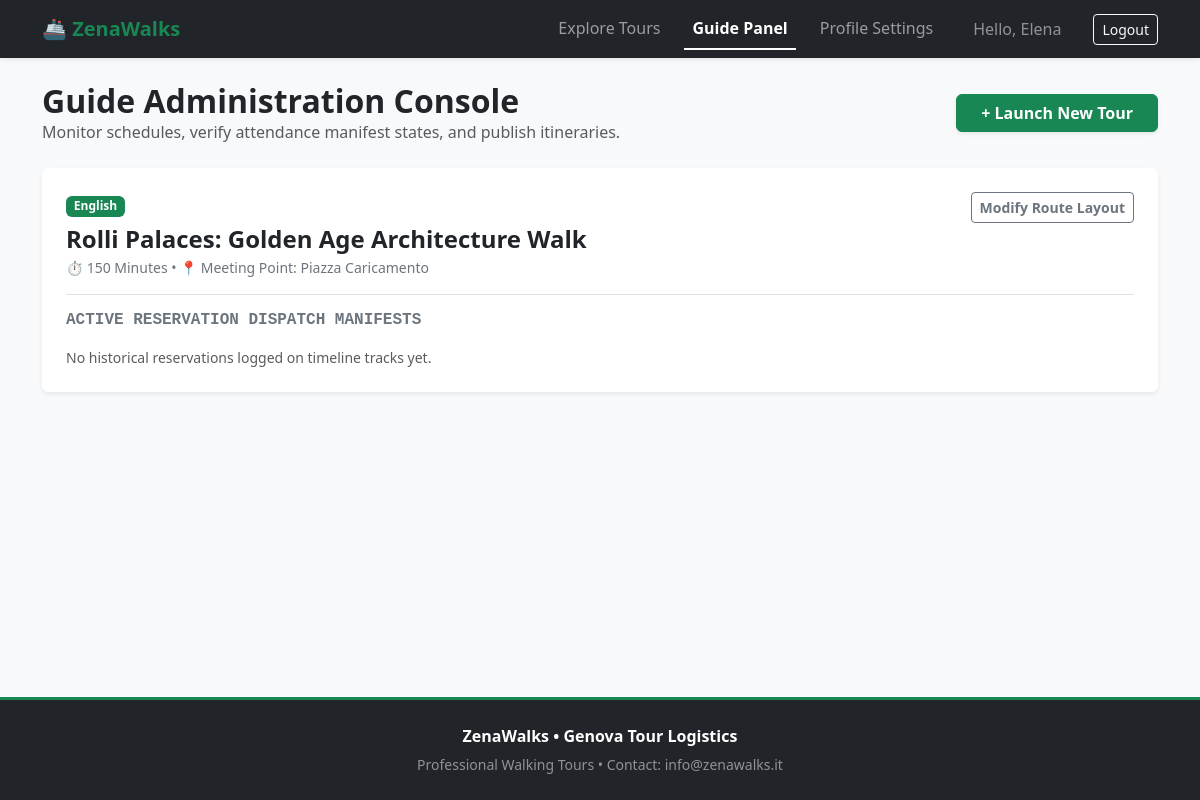
The app's page /guide/dashboard (signed in) with its own data.
### tables this page shows
CREATE TABLE users (
    id INTEGER PRIMARY KEY AUTOINCREMENT,
    email TEXT NOT NULL UNIQUE,
    password_hash TEXT NOT NULL,
    first_name TEXT NOT NULL,
    last_name TEXT NOT NULL,
    role TEXT NOT NULL CHECK(role IN ('guide', 'participant')),
    languages TEXT -- Comma-separated strings for guides (e.g., "Italian,English")
);

CREATE TABLE tours (
    id INTEGER PRIMARY KEY AUTOINCREMENT,
    guide_id INTEGER NOT NULL,
    title TEXT NOT NULL,
    meeting_point TEXT NOT NULL,
    duration INTEGER NOT NULL, -- Stored explicitly in minutes
    language TEXT NOT NULL CHECK(language IN ('Italian', 'English', 'Spanish', 'Portuguese', 'German')),
    max_participants INTEGER NOT NULL,
    description TEXT NOT NULL,
    FOREIGN KEY (guide_id) REFERENCES users(id) ON DELETE CASCADE
);

### routes/guides.py (the view)
@guides_bp.route('/dashboard')
@login_required
def dashboard():
    if not current_user.is_guide:
        return "Access Forbidden", 403
    tours = get_tours_by_guide(current_user.id)
    for t in tours:
        t['metrics'] = get_guide_tour_metrics(t['id'])
    return render_template('guides/dashboard.html', tours=tours)

### dao/db.py (called while the page is built)
def get_db_connection():
    db_path = os.getenv("DATABASE_PATH")
    conn = sqlite3.connect(db_path)
    conn.execute("PRAGMA foreign_keys = ON;")
    conn.row_factory = sqlite3.Row
    return conn

### dao/reservations_dao.py (called while the page is built, shortened)
def get_guide_tour_metrics(tour_id):
    conn = get_db_connection()
    dates_rows = conn.execute("SELECT DISTINCT tour_date FROM reservations WHERE tour_id = ? ORDER BY tour_date DESC", (tour_id,)).fetchall()
    metrics = []
    conn.close()
    return metrics

### dao/tours_dao.py (called while the page is built)
def get_tours_by_guide(guide_id):
    conn = get_db_connection()
    rows = conn.execute("SELECT * FROM tours WHERE guide_id = ?", (guide_id,)).fetchall()
    tours_list = [dict(r) for r in rows]
    conn.close()
    return tours_list

### dao/users_dao.py (called while the page is built)
def get_user_by_id(user_id):
    conn = get_db_connection()
    row = conn.execute("SELECT * FROM users WHERE id = ?", (user_id,)).fetchone()
    conn.close()
    if not row:
        return None
    langs = row['languages'].split(',') if row['languages'] else []
    return User(row['id'], row['email'], row['first_name'], row['last_name'], row['role'], langs)

### models.py (called while the page is built)
    @property
    def is_guide(self):
        return self.role == 'guide'

### templates/guides/dashboard.html (shortened to what this page needs)
{% extends 'base.html' %}
{% block Guide_Panel %}
    active
{% endblock Guide_Panel %}
{% block content %}
<div class="d-flex justify-content-between align-items-center mb-4">
    <div>
        <h2 class="fw-bold text-dark mb-0">Guide Administration Console</h2>
        <p class="text-muted mb-0">Monitor schedules, verify attendance manifest states, and publish itineraries.</p>
    </div>
    <a href="{{ url_for('guides.create_new_tour') }}" class="btn btn-success fw-bold px-4 shadow-sm">+ Launch New Tour</a>
</div>
<div class="row">
    <div class="col-12">
        {% if tours %}
            {% for tour in tours %}
                <div class="card border-0 shadow-sm mb-4 p-4 bg-white rounded">
                    <div class="d-flex justify-content-between align-items-start border-bottom pb-3 mb-3">
                        <div>
                            <span class="badge bg-success mb-2">{{ tour.language }}</span>
                            <h4 class="fw-bold text-dark mb-1">{{ tour.title }}</h4>
                            <p class="text-secondary small mb-0">⏱ {{ tour.duration }} Minutes &bull; 📍 Meeting Point: {{ tour.meeting_point }}</p>
                        </div>
                        <a href="{{ url_for('guides.edit_tour', tour_id=tour.id) }}" class="btn btn-outline-secondary btn-sm fw-bold">Modify Route Layout</a>
                    </div>
                    <h5 class="h6 fw-bold font-monospace text-secondary mb-3">ACTIVE RESERVATION DISPATCH MANIFESTS</h5>
                    {% if tour.metrics %}
                        <div class="row row-cols-1 row-cols-md-2 g-3">
                            {% for run in tour.metrics %}
                                <div class="col">
                                    <div class="card bg-light border p-3 h-100 position-relative">
                                        <div class="d-flex justify-content-between align-items-center mb-2">
                                            <span class="fw-bold text-dark">{{ run.date }}</span>
                                            <span class="badge bg-dark">Expected Pax: {{ run.total_expected }}</span>
                                        </div>
                                        <div class="mb-3">
                                            <p class="small text-muted fw-bold mb-1">Registered Groups Summary:</p>
                                            <ul class="list-unstyled small text-secondary ps-1 mb-0">
                                                {% for b in run.manifest %}
                                                    <li class="border-bottom py-1">
                                                        👤 <strong>{{ b.lead_name }}</strong> ({{ b.count }} seats)<br>
                                                        {% if b.guests %}
                                                            <span class="text-muted text-xs ms-3">Guests: {{ b.guests|join(', ') }}</span>
                                                        {% endif %}
                                                    </li>
                                                {% endfor %}
                                            </ul>
                                        </div>
                                        <div class="mt-auto border-top pt-2">
                                            {% if run.is_reported %}
                                                <div class="alert alert-success py-1 px-2 small mb-0 d-flex justify-content-between align-items-center">
                                                    <span>✅ Attendance Confirmed</span>
                                                    <strong>Headcount: {{ run.report_data.actual_count }}</strong>
                                                </div>
                                            {% elif run.eligible_for_report %}
                                                <a href="{{ url_for('guides.report_tour', tour_id=tour.id, date_str=run.date) }}" class="btn btn-danger btn-sm w-100 fw-bold">Submit Audit Report</a>
                                            {% else %}
                                                <span class="text-muted small italic">Awaiting completion on scheduled execution date.</span>
                                            {% endif %}
                                        </div>
                                    </div>
                                </div>
                            {% endfor %}
                        </div>
                    {% else %}
                        <p class="text-muted small italic mb-0">No historical reservations logged on timeline tracks yet.</p>
                    {% endif %}
                </div>
            {% endfor %}
        {% endif %}
    </div>
</div>
{% endblock %}

### templates/base.html (shortened to what this page needs)
<!DOCTYPE html>
<html lang="en">
<head>
    <link href="https://cdn.jsdelivr.net/npm/bootstrap@5.3.0/dist/css/bootstrap.min.css" rel="stylesheet">
    <link rel="stylesheet" href="{{ url_for('static', filename='css/style.css') }}">
</head>
<body class="bg-light d-flex flex-column min-vh-100">
    <nav class="navbar navbar-expand-lg navbar-dark bg-dark shadow-sm">
        <div class="container">
            <a class="navbar-brand fw-bold text-success" href="{{ url_for('main.index') }}">🚢 ZenaWalks</a>
            <div class="collapse navbar-collapse" id="mainNav">
                <ul class="navbar-nav ms-auto align-items-center nav-underline">
                    <li class="nav-item"><a class="nav-link {%block explore_tours %}{% endblock %}" href="{{ url_for('main.index') }}">Explore Tours</a></li>
                    {% if current_user.is_authenticated %}
                        {% if current_user.is_guide %}
                            <li class="nav-item"><a class="nav-link fw-semibold {%block Guide_Panel %}{% endblock %}" href="{{ url_for('guides.dashboard') }}">Guide Panel</a></li>
                            <li class="nav-item"><a class="nav-link me-2 {%block Guide_Profile %}{% endblock %}" href="{{ url_for('guides.profile') }}">Profile Settings</a></li>
                        {% endif %}
                        <li class="nav-item ms-2">
                            <span class="navbar-text me-3 text-white-50">Hello, {{ current_user.first_name }}</span>
                        </li>
                        <li class="nav-item"><a class="btn btn-outline-light btn-sm" href="{{ url_for('auth.logout') }}">Logout</a></li>
                    {% endif %}
                </ul>
            </div>
        </div>
    </nav>
    <main class="container mt-4 flex-grow-1">
        {% block content %}{% endblock %}
    </main>
    <footer class="bg-dark text-white-50 text-center py-4 mt-5 border-top border-success border-3 {% block footer %}{% endblock footer %}">
        <div class="container">
            <p class="mb-1 fw-bold text-white">ZenaWalks &bull; Genova Tour Logistics</p>
            <small>Professional Walking Tours &bull; Contact: info@zenawalks.it</small>
        </div>
    </footer>
</body>
</html>

### records on screen
users: first_name "Elena"
tours: language "English", title "Rolli Palaces: Golden Age Architecture Walk", duration "150", meeting_point "Piazza Caricamento"
